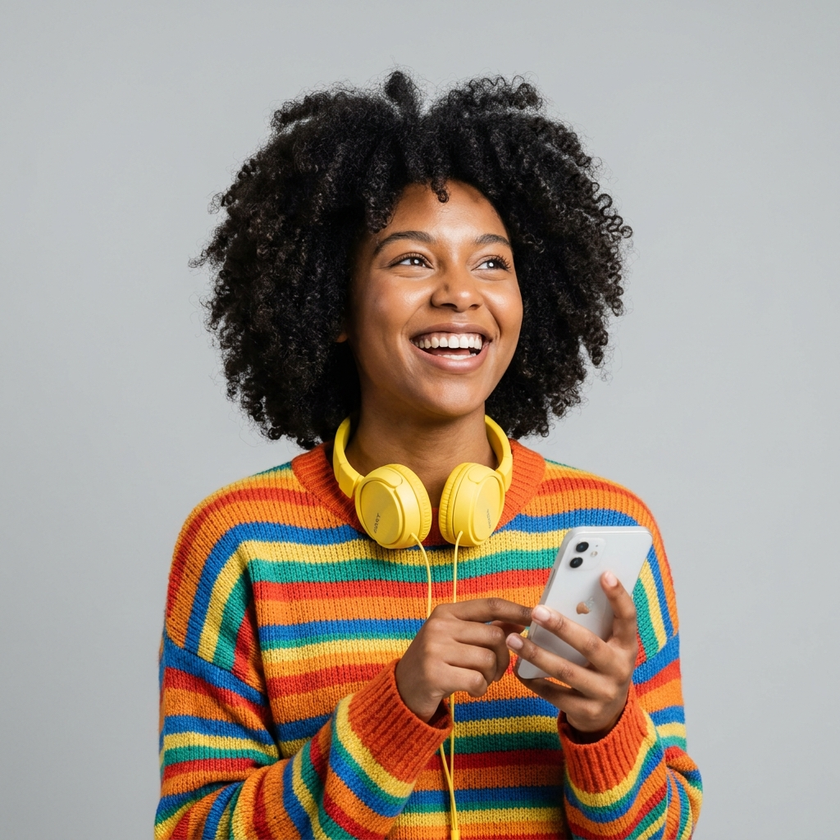
#> input picture public/vayo_hero_girl.png, 840 x 840 px, shrunk from 1024 x 1024 before the run
$ python process_image.py
#> lines starting #> are read from the running program, lines starting #| are printed output that depends on the picture
import os
from PIL import Image

def remove_background(image_path, output_path, tolerance=25):
#> called with image_path = 'public/vayo_hero_girl.png', output_path = 'public/vayo_hero_girl_transparent.png', tolerance = 28
    if not os.path.exists(image_path):
        print(f"Error: {image_path} does not exist.")
        return

    # Open image and convert to RGBA
    img = Image.open(image_path).convert("RGBA")
    width, height = img.size
#> width = 840; height = 840
    pixels = img.load()

    # Get sample background color from top-left pixel
    bg_color = pixels[0, 0][:3]
#> bg_color = (182, 188, 188)
    print(f"Sampled background color at (0,0): {bg_color}")
#| Sampled background color at (0,0): (182, 188, 188)

    # Create a mask for background pixels (initially all False)
    bg_mask = [[False for _ in range(height)] for _ in range(width)]

    # Flood fill starting from top-left and top-right corners
    start_points = [(0, 0), (width - 1, 0)]
#> start_points = [(0, 0), (839, 0)]
    queue = list(start_points)
#> queue = [(0, 0), (839, 0)]

    # Mark start points as visited
    for x, y in start_points:
        bg_mask[x][y] = True

    # Color distance check function
    def is_bg(color):
        return (
            abs(color[0] - bg_color[0]) <= tolerance and
            abs(color[1] - bg_color[1]) <= tolerance and
            abs(color[2] - bg_color[2]) <= tolerance
        )

    # Standard BFS flood fill
    dx = [0, 0, 1, -1]
    dy = [1, -1, 0, 0]

    steps = 0
    while queue:
        x, y = queue.pop(0)
        steps += 1

        # Check neighbors
        for i in range(4):
            nx, ny = x + dx[i], y + dy[i]
            if 0 <= nx < width and 0 <= ny < height:
                if not bg_mask[nx][ny]:
                    color = pixels[nx, ny][:3]
                    if is_bg(color):
                        bg_mask[nx][ny] = True
                        queue.append((nx, ny))
#> this loop made 383119 passes
#> (x, y) on passes 2 to 4: (839, 0), (0, 1), (1, 0)
#> after the loop, bg_mask = 840 items; queue = []; steps = 383119

    print(f"Flood fill completed in {steps} steps.")
#| Flood fill completed in 383119 steps.

    # Apply transparency to all marked background pixels
    for x in range(width):
        for y in range(height):
            if bg_mask[x][y]:
                # Set pixel to fully transparent
                pixels[x, y] = (0, 0, 0, 0)
            else:
                # Keep original pixel, but let's smooth any rough edges by blending alpha slightly at the border
                # If a non-background pixel is adjacent to a background pixel, we can feather it a bit if wanted,
                # but standard transparency will work great if tolerance is set well.
                pass

    # Save to the output path
    img.save(output_path, "PNG")
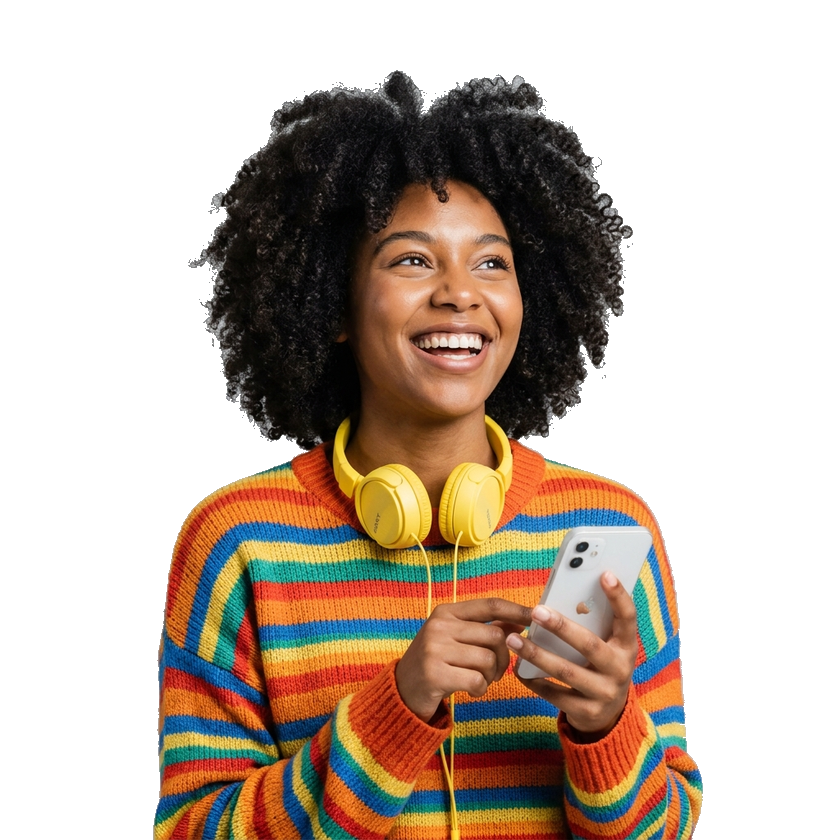
#> saved as vayo_hero_girl_transparent.png: PIL image 840x840 RGBA; mean R, G, B, A 54.3, 39.6, 27.9, 116.5; transparent parts drawn white
    print(f"Saved transparent image to: {output_path}")

if __name__ == "__main__":
    src = "public/vayo_hero_girl.png"
    dest = "public/vayo_hero_girl_transparent.png"
    # We will try a tolerance of 28 to capture the slight shadows in the background
    remove_background(src, dest, tolerance=28)
